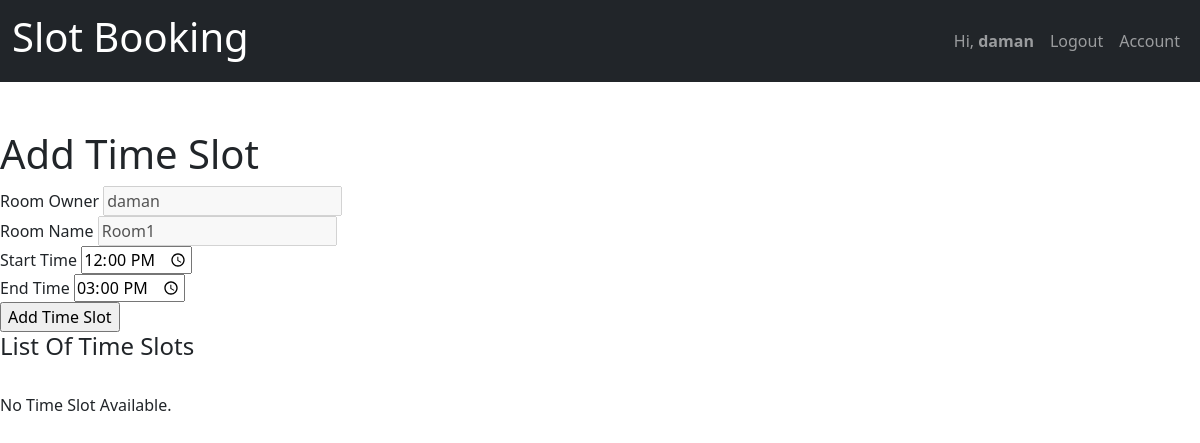
Screenshot of /manager/create-room/time-slot/f4ba211cf7a2408abad187db4421b4f8/ (signed in) with the database file from the repository.
### account/models.py (models this page shows)
class CustomUser(AbstractUser):
    phone_regex = RegexValidator(regex=r'\d{9,10}$',message='Phone number in format 9999999999. Upto 10 digits')
    is_customer = models.BooleanField(default=False)
    is_manager = models.BooleanField(default=False)
    phone = models.CharField(validators=[phone_regex],max_length=10,null = False,unique=True)

### manager/models.py (models this page shows, shortened)
class Rooms(models.Model):
    id = models.UUIDField(primary_key=True, default=uuid.uuid4, editable=False)
    room_owner = models.ForeignKey(CustomUser, on_delete=models.CASCADE)
    room_name = models.CharField(max_length=10, null=False)
    class Meta:
        unique_together = ('room_owner', 'room_name')
    def __str__(self):
        return self.room_name

### manager/decorators.py (the view)
        def wrap(request,*args,**kwargs):
            if request.user.is_manager:
                return view_func(request,*args,**kwargs)
            else:
                raise PermissionDenied

### manager/forms.py
class TimeSlotForm(ModelForm):
    class Meta:
        model = TimeSlot
        fields = ('start_time', 'end_time',)

### manager/views.py (called while the page is built, shortened)
@login_required
@role_required(allowed=['manager'])
def addTimeSlot(request,pk):
    user = request.user
    form = TimeSlotForm()
    room_name = Rooms.objects.get(id=pk)
    ts = TimeSlot.objects.filter(slot_owner=request.user,
                                  room_id=Rooms.objects.get(id=pk))
    context={'form':form , 'ts':ts,'room_name':room_name}
    return render(request,'manager/add_time_slot.html',context)

### manager/templates/manager/add_time_slot.html (shortened to what this page needs)
{% extends 'basic.html' %}
{%block content%}
<div>
    <h1>Add Time Slot</h1>
    <div>
        <form method="POST" action="">
            <div><label>Room Owner </label>
                <input type="text" name="room_owner" value="{{user.username}}" disabled/></div>
            <div><label>Room Name </label>
                <input type="text" name="room_name" value="{{room_name}}" disabled/></div>
            <div><label>Start Time</label>
                <input type="time" name="start_time" value="12:00" required/></div>
            <div><label>End Time</label>
                <input type="time" name="end_time" value="15:00" required/></div>
            <input type="submit" value="Add Time Slot"> </input>
        </form>
    </div>
    <h4> List Of Time Slots </h4>
    {% if ts %}
    <table>
        <thread>
            <tr>
                <th>Start Time</th>
                <th>End Time</th>
                <th>Delete</th>
              </tr>
        </thread>
        <tbody>
        {% for x in ts %}
            <tr>
                <td>{{x.start_time | time:'H:i'}}</td>
                <td>{{x.end_time | time:'H:i'}}</td>
                <td>
                    <form action="{% url 'delete_slot' x.room_id.id x.id %}" method="POST">
                        {% csrf_token %}
                        <input type="hidden" name="slot_id" value="{{x.id}}"> </input>
                        <input type="hidden" name="start_time" value="{{x.start_time | time:'H:i'}}"> </input>
                        <input type="hidden" name="end_time" value="{{x.end_time | time:'H:i'}}"> </input>
                        <input type="hidden" name="end_time" value="{{x.end_time | time:'H:i'}}"> </input>
                        <input type="submit" value="Delete">
                    </form>
                </td>
            </tr>
        {% endfor %}
        </tbody>
        </table>
    {% else %}
        <br>
            <p>No Time Slot Available.</p>
    {% endif %}
</div>
{%endblock content%}

### templates/navbar.html (shortened to what this page needs)
<a href="/">
    <nav class="navbar navbar-expand-lg navbar-dark bg-dark mb-5">
        <div class="container-fluid">
            <a class="navbar-brand" href="/"><h1>Slot Booking</h1></a>
            <div class="collapse navbar-collapse" id="navbarSupportedContent">
                <ul class="navbar-nav ms-auto mb-2 mb-lg-0">
                    {% if request.user.is_authenticated %}
                    <li class="nav-item">
                        <a class="nav-link" aria-current="page" href="/">Hi, <strong>{{user.username}}</strong> </a>
                    </li>
                    <li class="nav-item">
                        <a class="nav-link" href="{% url 'logoutPage' %}">Logout</a>
                    </li>
                    {% if request.user.is_manager %}
                    <li class="nav-item">
                        <a class="nav-link" href="{% url 'profile_manager' %}">Account</a>
                    </li>
                    {% else %}
                    <li class="nav-item">
                        <a class="nav-link" href="{% url 'profile_client' %}">Account</a>
                    </li>
                    {% endif %}
                    {% endif %}
                </ul>
            </div>
        </div>
    </nav>
</a>

### rows the page displays
CustomUser: username "daman", room_owner "daman"
Rooms: room_name "Room1"
